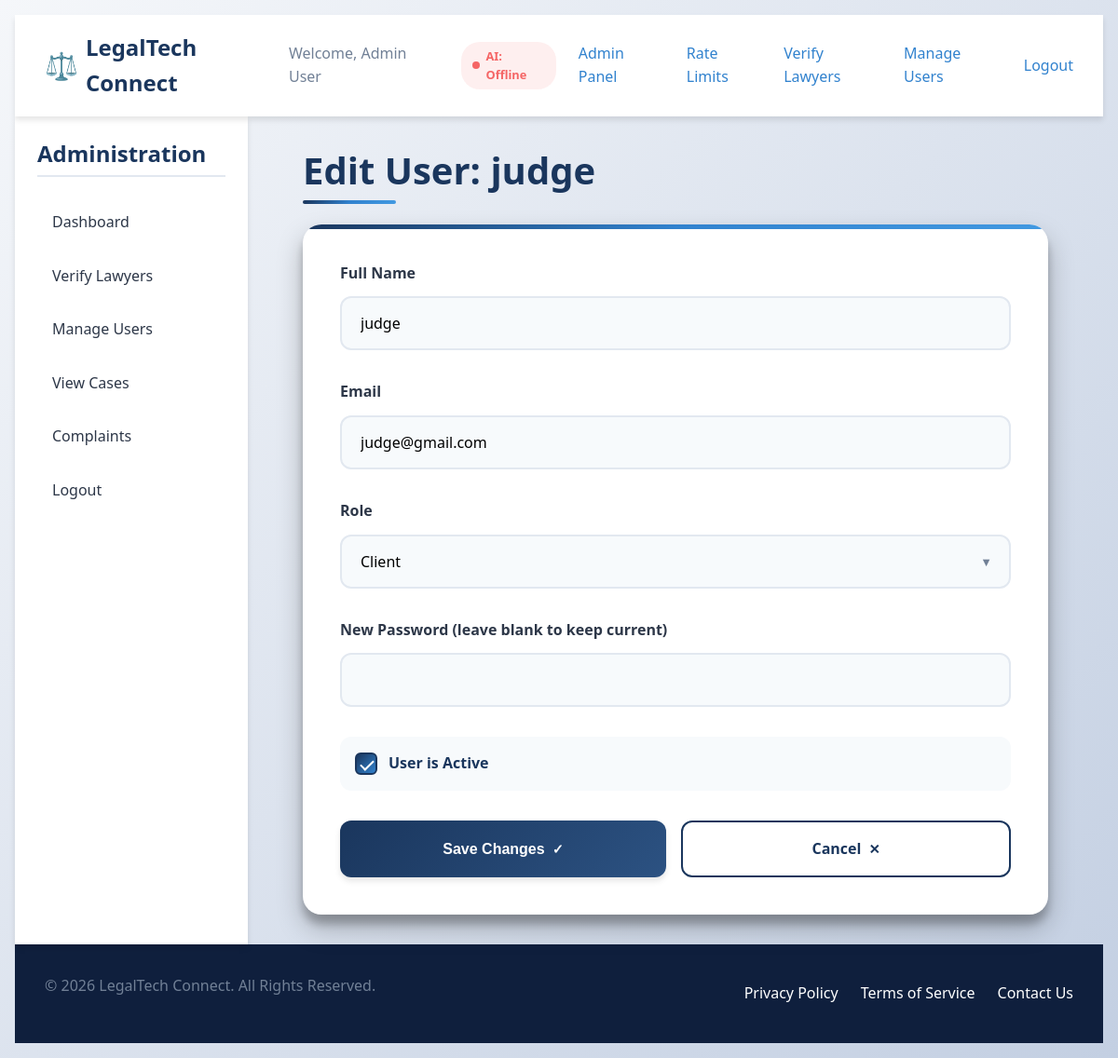
Page /admin/edit_user/2 (signed in) on the committed database.
### models.py (models this page shows, shortened)
class User(UserMixin, db.Model):
    id = db.Column(db.Integer, primary_key=True)
    email = db.Column(db.String(150), unique=True, nullable=False)
    password_hash = db.Column(db.String(128), nullable=False)
    role = db.Column(db.String(50), nullable=False) # 'client', 'lawyer', 'admin'
    name = db.Column(db.String(150), nullable=True)
    bio = db.Column(db.Text, nullable=True)
    education = db.Column(db.String(200), nullable=True)
    created_at = db.Column(db.DateTime, default=lambda: datetime.now(timezone.utc))
    is_active = db.Column(db.Boolean, default=True, nullable=False) # For soft-deactivation by admin
    profile_pic = db.Column(db.String(200), nullable=True) # Filename for the profile picture
    specialization = db.Column(db.String(200), nullable=True)
    experience_years = db.Column(db.Integer, nullable=True)
    location = db.Column(db.String(150), nullable=True)
    phone_number = db.Column(db.String(50), nullable=True)
    address = db.Column(db.String(300), nullable=True)
    bar_number = db.Column(db.String(100), unique=True, nullable=True)
    is_verified = db.Column(db.Boolean, default=False)
    court_name = db.Column(db.String(200), nullable=True)
    judge_id_number = db.Column(db.String(100), unique=True, nullable=True)
    verification_document = db.Column(db.String(200), nullable=True)  # filename of uploaded verification doc
    cases_as_client = db.relationship('Case', foreign_keys='Case.client_id', backref='client', lazy=True)
    cases_as_client2 = db.relationship('Case', foreign_keys='Case.client2_id', backref='client2', lazy=True)
    cases_as_lawyer = db.relationship('Case', foreign_keys='Case.lawyer_id', backref='lawyer', lazy=True)
    cases_as_judge = db.relationship('Case', foreign_keys='Case.judge_id', backref='judge', lazy=True)
    reviews_received = db.relationship('Review', backref='lawyer', lazy=True)
    messages_sent = db.relationship('Message', foreign_keys='Message.sender_id', backref='sender', lazy=True)
    appointments = db.relationship('Appointment', backref='user', lazy=True)
    documents_uploaded = db.relationship('Document', backref='uploader', lazy=True)
    complaints_made = db.relationship('Complaint', foreign_keys='Complaint.complainant_id', backref='complainant', lazy=True)
    complaints_about = db.relationship('Complaint', foreign_keys='Complaint.about_user_id', backref='about_user', lazy=True)

### admin.py (the view, shortened to what this page needs)
@admin_bp.route('/edit_user/<int:user_id>', methods=['GET', 'POST'])
@login_required
@admin_required
def edit_user(user_id):
    user = User.query.get_or_404(user_id)
    return render_template('admin/edit_user.html', user=user)

### admin.py (called while the page is built)
def admin_required(f):
    from functools import wraps
    @wraps(f)
    def decorated_function(*args, **kwargs):
        if not current_user.is_authenticated or current_user.role != 'admin':
            flash('Admin access required.')
            return redirect(url_for('index'))
        return f(*args, **kwargs)
    return decorated_function

### templates/admin/edit_user.html (shortened to what this page needs)
{% extends "base.html" %}
{% block content %}
<div class="edit-user-container">
    <h1>Edit User: {{ user.name }}</h1>
    <form action="{{ url_for('admin.edit_user', user_id=user.id) }}" method="POST" class="edit-user-form">
        <div class="form-group">
            <label for="name">Full Name</label>
            <input type="text" id="name" name="name" value="{{ user.name or '' }}" required>
        </div>
        <div class="form-group">
            <label for="email">Email</label>
            <input type="email" id="email" name="email" value="{{ user.email }}" required>
        </div>
        <div class="form-group">
            <label for="role">Role</label>
            <div class="select-wrapper">
                <select id="role" name="role">
                    <option value="client" {% if user.role == 'client' %}selected{% endif %}>Client</option>
                </select>
            </div>
        </div>
        <div class="form-group">
            <label for="password">New Password (leave blank to keep current)</label>
            <input type="password" id="password" name="password">
        </div>
        <div class="form-group">
            <label class="checkbox-wrapper">
                <span class="custom-checkbox"></span>
                <span class="checkbox-label">User is Active</span>
            </label>
        </div>
        <div class="button-group">
            <button type="submit" class="button-primary">Save Changes</button>
            <a href="{{ url_for('admin.manage_users') }}" class="button-secondary">Cancel</a>
        </div>
    </form>
</div>
{% endblock %}

### templates/base.html (shortened to what this page needs)
<!DOCTYPE html>
<html lang="en">
<head>
</head>
<body>
<nav class="navbar">
    <div class="nav-brand">
        <a href="{{ url_for('index') }}">LegalTech Connect</a>
    </div>
    <div class="nav-links">
        {% if current_user.is_authenticated %}
            <span class="nav-welcome">Welcome, {{ current_user.name or current_user.email }}</span>
            <span class="ai-status {% if ai_available %}ai-online{% else %}ai-offline{% endif %}" title="AI availability">AI: {% if ai_available %}Online{% else %}Offline{% endif %}</span>
            {% if current_user.role == 'client' %}
                <a href="{{ url_for('client.dashboard') }}">Dashboard</a>
                <a href="{{ url_for('client.messages') }}">My Messages</a>
                <a href="{{ url_for('client.appointments') }}">My Appointments</a>
                <a href="{{ url_for('client.submit_case') }}">Submit New Case</a>
            {% elif current_user.role == 'lawyer' %}
                <a href="{{ url_for('lawyer.dashboard') }}">Dashboard</a>
                <a href="{{ url_for('lawyer.edit_profile') }}">Profile</a>
                <a href="{{ url_for('lawyer.history') }}">Case History</a>
                <a href="{{ url_for('lawyer.case_requests') }}">Case Requests</a>
            {% elif current_user.role == 'admin' %}
                <a href="{{ url_for('admin.dashboard') }}">Admin Panel</a>
                <a href="{{ url_for('admin.rate_limits') }}">Rate Limits</a>
                <a href="{{ url_for('admin.verify_lawyers') }}">Verify Lawyers</a>
                <a href="{{ url_for('admin.manage_users') }}">Manage Users</a>
            {% endif %}
            <a href="{{ url_for('auth.logout') }}">Logout</a>
        {% else %}
            <a href="{{ url_for('auth.login') }}">Login</a>
            <a href="{{ url_for('auth.register') }}" class="button-primary">Get Started</a>
        {% endif %}
    </div>
</nav>
<div class="page-container">
    {% if current_user.is_authenticated %}
        {% if current_user.role == 'client' %}
        <aside class="sidebar">
            <h3>My Account</h3>
            <ul>
                <li><a href="{{ url_for('client.dashboard') }}">Dashboard</a></li>
                <li><a href="{{ url_for('client.submit_case') }}">Submit New Case</a></li>
                <li><a href="{{ url_for('client.view_all_cases') }}">View All Cases</a></li>
                <li><a href="{{ url_for('client.messages') }}">My Messages {% if sidebar_counts.unread_messages %}<span class="count-badge">{{ sidebar_counts.unread_messages }}</span>{% endif %}</a></li>
                <li><a href="{{ url_for('client.appointments') }}">Booking Status {% if sidebar_counts.upcoming_appointments %}<span class="count-badge">{{ sidebar_counts.upcoming_appointments }}</span>{% endif %}</a></li>
                <li><a href="{{ url_for('client.lawyers') }}">All Lawyers</a></li>
                <li><a href="{{ url_for('auth.logout') }}">Logout</a></li>
            </ul>
        </aside>
        {% elif current_user.role == 'admin' %}
        <aside class="sidebar">
            <h3>Administration</h3>
            <ul>
                <li><a href="{{ url_for('admin.dashboard') }}">Dashboard</a></li>
                <li><a href="{{ url_for('admin.verify_lawyers') }}">Verify Lawyers</a></li>
                <li><a href="{{ url_for('admin.manage_users') }}">Manage Users</a></li>
                <li><a href="{{ url_for('admin.view_cases') }}">View Cases</a></li>
                <li><a href="{{ url_for('admin.complaints') }}">Complaints</a></li>
                <li><a href="{{ url_for('auth.logout') }}">Logout</a></li>
            </ul>
        </aside>
        {% endif %}
    {% endif %}
    <main class="main-content">
        {% block content %}{% endblock %}
    </main>
</div>
<footer class="footer">
    <div class="container">
        <p>&copy; {{ now.year }} LegalTech Connect. All Rights Reserved.</p>
        <div class="footer-links">
            <a href="#">Privacy Policy</a>
            <a href="#">Terms of Service</a>
            <a href="#">Contact Us</a>
        </div>
    </div>
</footer>
</body>
</html>

### rows in the picture
User: name "Admin User"
User: name "judge", email "judge@gmail.com"
